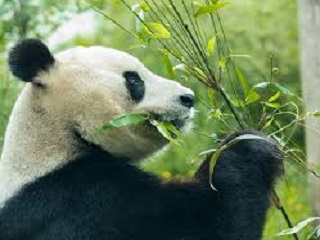
#> input picture testing/tensorflow/image position detector/images.jpg, 320 x 240 px
$ python position_detector.py
#> lines starting #> are read from the running program, lines starting #| are printed output that depends on the picture; after the words box and inside, x2 and y2 are one past the last pixel; in counts of white or black regions, pixels touching at a corner belong together
#> further down, img is the input picture: shape (240, 320, 3); mean B, G, R 92.1, 127, 108.1
#import tensorflow as tf
import numpy as np
#import matplotlib.pyplot as plt
#import pandas as pd
#from PIL import Image
import matplotlib.pyplot as plt
import cv2 as cv2
#from rembg import remove

# [69 lines left out: functions bgremove2, bgremove1, bgremove3, not called in this run]


def gaussian_filter(myImg):

    return finalImage

# [9 lines left out: function sobel_filter, not called in this run]

def canny(img):
    img_canny = cv2.Canny(img, 250, 255)
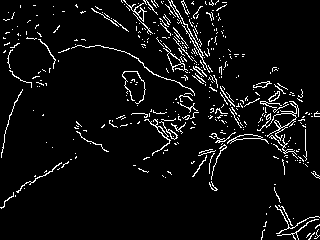
#> img_canny: shape (240, 320); 5.6% white in thin lines or dots
    return img_canny

# [30 lines left out: functions get_important_with_FAST, get_important_with_ORB, not called in this run]

def contorni(img_canny, starting_img, areaMin):
#> called with areaMin = 30
    contours, hierarchy = cv2.findContours(img_canny, cv2.RETR_EXTERNAL, cv2.CHAIN_APPROX_NONE)
#> contours = 408 contours, 398 with area under 20; largest, box (x1, y1, x2, y2) and area: (163, 43, 188, 72) 112, (227, 134, 269, 144) 100, (257, 101, 299, 141) 88, (168, 0, 210, 73) 88, (144, 119, 171, 156) 71

    cv2.imshow('Canny Edges After Contouring', img_canny)
    cv2.waitKey(0)

    print("Number of Contours found = " + str(len(contours)))
#| Number of Contours found = 408

    # Draw all contours
    # -1 signifies drawing all contours
    #cv2.drawContours(starting_img, contours, -1, (0, 255, 0), 3)


    for cnt in contours:
        area = cv2.contourArea(cnt)
        #print (area)
        if area > areaMin:
            cv2.drawContours(starting_img, [cnt], -1, (255, 0, 0), 2)
#> this loop made 408 passes
#> area on passes 33, 75, 104: 24, 100, 51
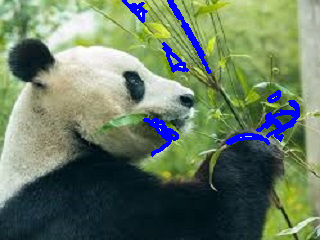
#> starting_img: shape (240, 320, 3); mean B, G, R 97.5, 122.4, 104.3
    cv2.imshow('Contours', starting_img)
    return img

img = cv2.imread("images.jpg")
#plt.imshow(img, cmap='gray');

#bg remover


outpu = canny(img)
#output = get_important_with_FAST(outpu)
#sfdj = get_important_with_ORB(outpu)
fdslfa = contorni(outpu, img, 30)
'''
gray= cv2.cvtColor(output,cv2.COLOR_BGR2GRAY)

edges= cv2.Canny(gray, 50,200)


contours, hierarchy= cv2.findContours(edges.copy(), cv2.RETR_EXTERNAL, cv2.CHAIN_APPROX_NONE)


sorted_contours= sorted(contours, key=cv2.contourArea, reverse= False)
'''
#plt.imshow(edges, cmap='gray');
#> (the run stopped early here; a loop or call above may not have finished)

$ run again, with testing/tensorflow/image position detector/FAST_nonmaxSuppression.jpg copied over testing/tensorflow/image position detector/images.jpg
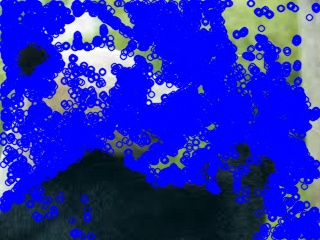
#> input picture testing/tensorflow/image position detector/FAST_nonmaxSuppression.jpg, 320 x 240 px
#> img is the input picture: shape (240, 320, 3); mean B, G, R 182.4, 42.3, 35
#> in canny, `img_canny = cv2.Canny(img, 250, 255)`:
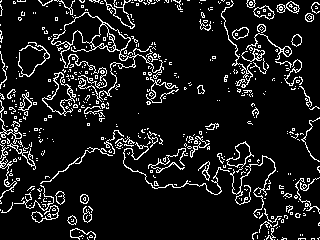
#> img_canny: shape (240, 320); 10.2% white in thin lines or dots
#> contours = 483 contours, 446 with area under 20; largest, box (x1, y1, x2, y2) and area: (51, 12, 164, 102) 1654, (42, 72, 76, 116) 500, (226, 141, 254, 173) 294, (253, 5, 275, 20) 172, (276, 1, 300, 14) 146
#| Number of Contours found = 483
#> the loop in contorni, `for cnt in contours:` made 483 passes
#> area on passes 31, 46, 49: 56, 64.5, 28
#> after the loop in contorni, `for cnt in contours:`:
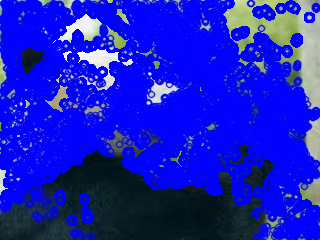
#> starting_img: shape (240, 320, 3); mean B, G, R 194.6, 31.7, 25.6
